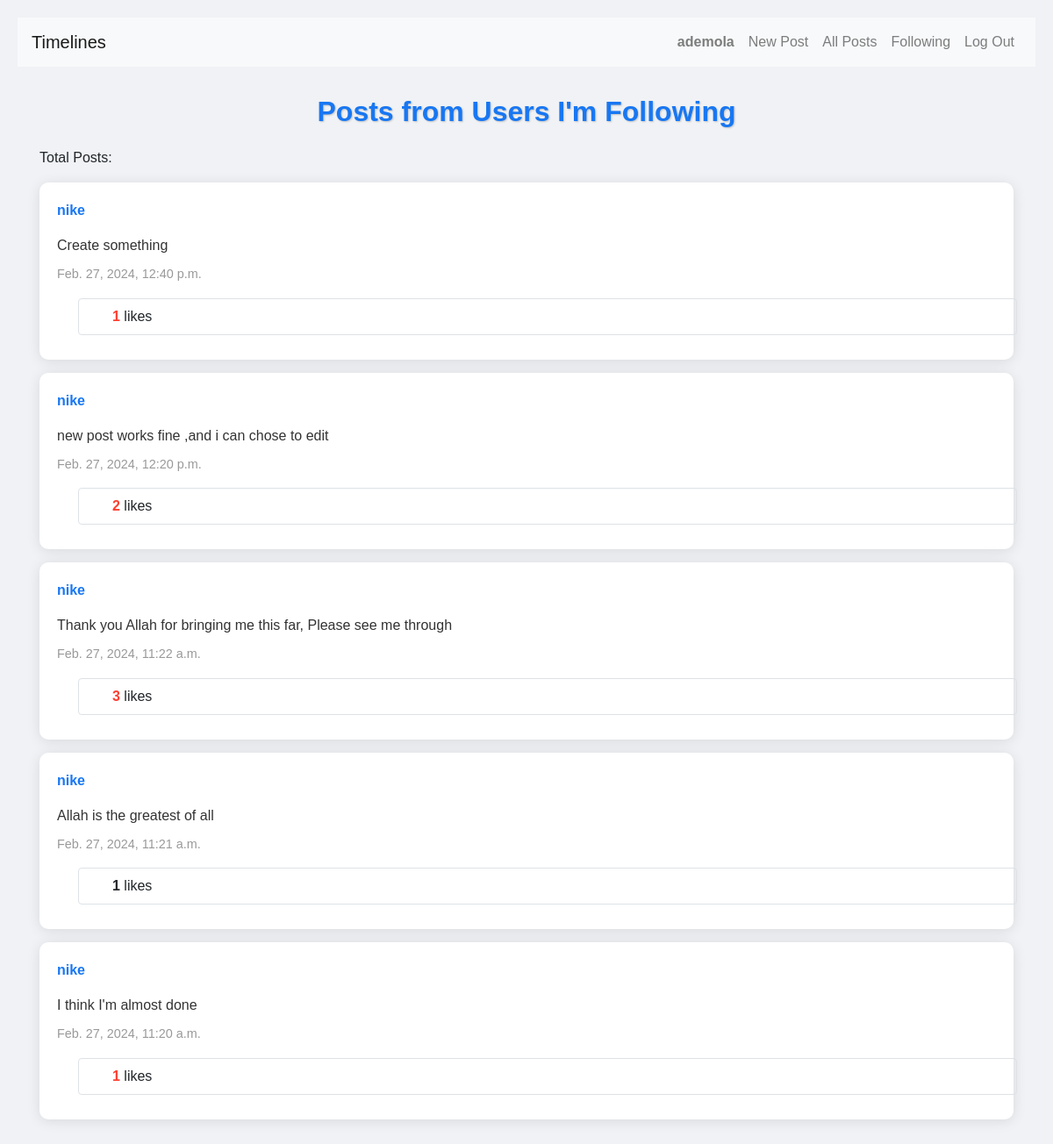
Page /followingfunc (signed in) on the committed database.
### network/models.py (models this page shows)
class User(AbstractUser):
    pass

class Post(models.Model):
    id = models.AutoField(primary_key=True)
    user = models.ForeignKey(User, on_delete=models.CASCADE, related_name="post")
    post = models.CharField(max_length=300)
    timing = models.DateTimeField(auto_now_add=True)
    liked_by = models.ManyToManyField(User, symmetrical=False, blank=True, related_name="users_liked")
    def count_likes(self):
        return self.liked_by.count()
    class Meta:
        ordering = ['-timing']

### network/views.py (the view)
# urls.py: path("followingfunc", views.followingfunc, name="followingfunc"),
def followingfunc(request):
    currentuser = request.user.username
    following_users = Following.objects.get(owner=currentuser).follow.all()
    posts = []
    for user in following_users:
        user_posts = Post.objects.filter(user=user)
        posts.extend(list(user_posts))
    paginator = Paginator(posts, 5)
    page_number = request.GET.get('page')
    posts = paginator.get_page(page_number)
    return render(request, "network/following.html", {
        'posts': posts,
    })

### network/templates/network/following.html (shortened to what this page needs)
{% extends "network/layout.html" %}
{% block body %}
<h1 class="post-heading">
  <span class="animated-heading">Posts from Users I'm Following</span>
</h1>
<p class="total-posts">Total Posts: {{ posts.count }} </p>
<div class="writer-posts-container">
      {% for post in posts %}
          <div class="writer-post">
              <div class="post-div">
                  <a href="{% url 'profile' nm=post.user %}" class="writer-post-user-link">
                      <p class="writer-post-user">{{ post.user }}</p>
                  </a>
                  <p class="writer-post-content">{{ post.post }}</p>
                  <p class="writer-post-timing">{{ post.timing }}</p>
                  <div class="container border rounded mx-4 my-2">
                    <div class="row m-2">
                      <div class="col">
                        <span class="like-count-label {% if user in post.liked_by.all %}liked-post{% endif %}">{{ post.count_likes }}</span> likes
                      </div>
                    </div>
                  </div>
              </div>
          </div>
      {% endfor %}
</div>
{% endblock %}

### network/templates/network/layout.html (shortened to what this page needs)
{% load static %}
<!DOCTYPE html>
<html lang="en">
    <head>
        <link href="https://stackpath.bootstrapcdn.com/bootstrap/4.4.1/css/bootstrap.min.css" rel="stylesheet">
        <link href="{% static 'network/index.css' %}" rel="stylesheet">
    </head>
    <body>
        <nav class="navbar navbar-expand-lg navbar-light bg-light">
            <a class="navbar-brand" href="{% url 'index' %}">Timelines</a>
            <div class="collapse navbar-collapse" id="navbarNav">
                <ul class="navbar-nav ml-auto">
                    {% if user.is_authenticated %}
                        <li class="nav-item">
                            <a class="nav-link" href="{% url 'profile' nm=user.username  %}"><strong>{{ user.username }}</strong></a>
                        </li>
                        <li class="nav-item">
                            <a class="nav-link" href="{% url 'newpost' %}">New Post</a>
                        </li>
                    {% endif %}
                    <li class="nav-item">
                        <a class="nav-link" href="{% url 'index' %}">All Posts</a>
                    </li>
                    {% if user.is_authenticated %}
                        <li class="nav-item">
                            <a class="nav-link" href="{% url 'followingfunc' %}">Following</a>
                        </li>
                        <li class="nav-item">
                            <a class="nav-link" href="{% url 'logout' %}">Log Out</a>
                        </li>
                    {% endif %}
                </ul>
            </div>
        </nav>
        <div class="container mt-4">
            {% block body %}
            {% endblock %}
        </div>
    </body>
</html>

### network/static/network/index.css (style rules this page uses)
body { font-family: Arial, sans-serif; background-color: #f0f2f5; margin: 0; padding: 20px; }
.row { display: flex; flex-wrap: wrap; }
.like-count-label { font-weight: bold; }
.liked-post { color: #ff3e30; }
.animated-heading { display: inline-block; font-size: 2rem; color: #1877F2; transition: transform 0.3s ease, color 0.3s ease; }
.post-heading { text-align: center; margin-bottom: 20px; font-weight: bold; text-shadow: 1px 1px 2px rgba(0, 0, 0, 0.2); }
.writer-posts-container { display: flex; flex-direction: column; gap: 15px; }
.writer-post { background-color: #fff; border-radius: 10px; padding: 20px; box-shadow: 0 2px 15px rgba(0, 0, 0, 0.1); transition: transform 0.3s; }
.writer-post-user-link { text-decoration: none; }
.writer-post-user { font-weight: bold; color: #1877F2; }
.writer-post-content { font-size: 1rem; color: #333; margin: 10px 0; }
.writer-post-timing, .writer-post-likes { font-size: 0.9rem; color: #999; }

### rows in the picture
User: username "ademola"
Post: user "nike", post "Create something", timing "Feb. 27, 2024, 12:40 p.m.", count_likes "1"
Post: user "nike", post "new post works fine ,and i can chose to edit", timing "Feb. 27, 2024, 12:20 p.m.", count_likes "2"
Post: user "nike", post "Thank you Allah for bringing me this far, Please see me through", timing "Feb. 27, 2024, 11:22 a.m.", count_likes "3"
Post: user "nike", post "Allah is the greatest of all", timing "Feb. 27, 2024, 11:21 a.m.", count_likes "1"
Post: user "nike", post "I think I'm almost done", timing "Feb. 27, 2024, 11:20 a.m.", count_likes "1"
